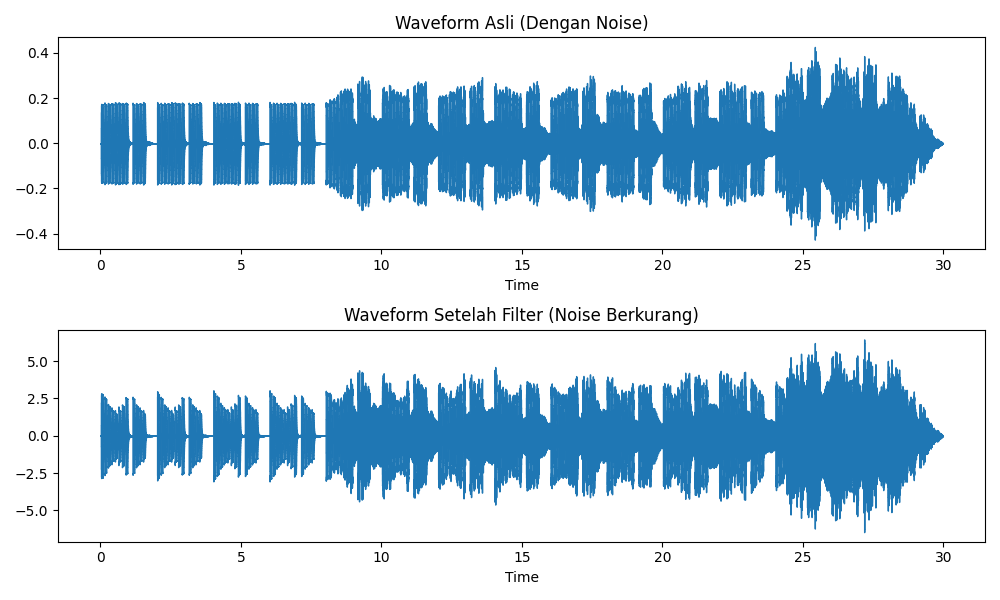

This chart was generated by the following Python code:
import librosa
import scipy.signal
import matplotlib.pyplot as plt

file = "lingkungan.wav"
y, sr = librosa.load(file, sr=None)

# Filter low-pass untuk menghilangkan noise frekuensi tinggi
sinyal_filtered = scipy.signal.lfilter([1.0], [1.0, -0.95], y)

plt.figure(figsize=(10, 6))

# Sebelum filter
plt.subplot(2, 1, 1)
librosa.display.waveshow(y, sr=sr)
plt.title("Waveform Asli (Dengan Noise)")

# Setelah filter
plt.subplot(2, 1, 2)
librosa.display.waveshow(sinyal_filtered, sr=sr)
plt.title("Waveform Setelah Filter (Noise Berkurang)")

plt.tight_layout()
plt.show()
